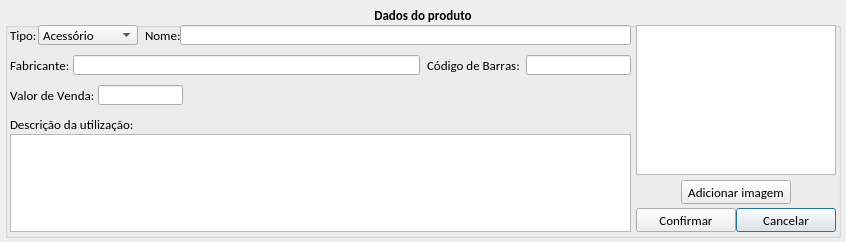
<?xml version="1.0" encoding="UTF-8"?>
<ui version="4.0">
 <class>tela_cadastro_produto</class>
 <widget class="QDialog" name="tela_cadastro_produto">
  <property name="windowModality">
   <enum>Qt::ApplicationModal</enum>
  </property>
  <property name="geometry">
   <rect>
    <x>0</x>
    <y>0</y>
    <width>846</width>
    <height>242</height>
   </rect>
  </property>
  <property name="minimumSize">
   <size>
    <width>846</width>
    <height>242</height>
   </size>
  </property>
  <property name="maximumSize">
   <size>
    <width>846</width>
    <height>242</height>
   </size>
  </property>
  <property name="windowTitle">
   <string>Cadastrar Produto</string>
  </property>
  <widget class="QGroupBox" name="gb_dados_produto">
   <property name="geometry">
    <rect>
     <x>5</x>
     <y>5</y>
     <width>836</width>
     <height>233</height>
    </rect>
   </property>
   <property name="font">
    <font>
     <family>Calibri</family>
     <pointsize>10</pointsize>
     <weight>75</weight>
     <bold>true</bold>
    </font>
   </property>
   <property name="title">
    <string>Dados do produto</string>
   </property>
   <property name="alignment">
    <set>Qt::AlignCenter</set>
   </property>
   <property name="flat">
    <bool>false</bool>
   </property>
   <property name="checkable">
    <bool>false</bool>
   </property>
   <widget class="QLabel" name="lb_nome">
    <property name="geometry">
     <rect>
      <x>140</x>
      <y>20</y>
      <width>35</width>
      <height>20</height>
     </rect>
    </property>
    <property name="font">
     <font>
      <weight>50</weight>
      <bold>false</bold>
      <kerning>false</kerning>
     </font>
    </property>
    <property name="text">
     <string>Nome:</string>
    </property>
   </widget>
   <widget class="QLineEdit" name="le_nome">
    <property name="geometry">
     <rect>
      <x>175</x>
      <y>20</y>
      <width>451</width>
      <height>20</height>
     </rect>
    </property>
    <property name="font">
     <font>
      <weight>50</weight>
      <bold>false</bold>
      <kerning>false</kerning>
     </font>
    </property>
    <property name="inputMethodHints">
     <set>Qt::ImhNone</set>
    </property>
    <property name="inputMask">
     <string/>
    </property>
    <property name="text">
     <string/>
    </property>
    <property name="maxLength">
     <number>60</number>
    </property>
   </widget>
   <widget class="QLineEdit" name="le_fabricante">
    <property name="geometry">
     <rect>
      <x>68</x>
      <y>50</y>
      <width>347</width>
      <height>20</height>
     </rect>
    </property>
    <property name="font">
     <font>
      <weight>50</weight>
      <bold>false</bold>
      <kerning>false</kerning>
     </font>
    </property>
    <property name="inputMethodHints">
     <set>Qt::ImhNone</set>
    </property>
    <property name="inputMask">
     <string/>
    </property>
    <property name="text">
     <string/>
    </property>
    <property name="maxLength">
     <number>60</number>
    </property>
   </widget>
   <widget class="QLabel" name="lb_fabricante">
    <property name="geometry">
     <rect>
      <x>5</x>
      <y>50</y>
      <width>63</width>
      <height>20</height>
     </rect>
    </property>
    <property name="font">
     <font>
      <weight>50</weight>
      <bold>false</bold>
      <kerning>false</kerning>
     </font>
    </property>
    <property name="text">
     <string>Fabricante:</string>
    </property>
   </widget>
   <widget class="QLabel" name="lb_codigo_barras">
    <property name="geometry">
     <rect>
      <x>422</x>
      <y>50</y>
      <width>99</width>
      <height>20</height>
     </rect>
    </property>
    <property name="font">
     <font>
      <weight>50</weight>
      <bold>false</bold>
      <kerning>false</kerning>
     </font>
    </property>
    <property name="text">
     <string>Código de Barras:</string>
    </property>
   </widget>
   <widget class="QLineEdit" name="le_codigo_barras">
    <property name="geometry">
     <rect>
      <x>521</x>
      <y>50</y>
      <width>105</width>
      <height>20</height>
     </rect>
    </property>
    <property name="font">
     <font>
      <weight>50</weight>
      <bold>false</bold>
      <kerning>false</kerning>
     </font>
    </property>
    <property name="inputMask">
     <string>0 000000 000000; </string>
    </property>
    <property name="text">
     <string>  </string>
    </property>
    <property name="maxLength">
     <number>15</number>
    </property>
   </widget>
   <widget class="QTextEdit" name="te_des_utilizacao">
    <property name="geometry">
     <rect>
      <x>5</x>
      <y>129</y>
      <width>621</width>
      <height>98</height>
     </rect>
    </property>
    <property name="font">
     <font>
      <weight>50</weight>
      <bold>false</bold>
     </font>
    </property>
    <property name="verticalScrollBarPolicy">
     <enum>Qt::ScrollBarAsNeeded</enum>
    </property>
    <property name="readOnly">
     <bool>false</bool>
    </property>
    <property name="html">
     <string>&lt;!DOCTYPE HTML PUBLIC &quot;-//W3C//DTD HTML 4.0//EN&quot; &quot;http://www.w3.org/TR/REC-html40/strict.dtd&quot;&gt;
&lt;html&gt;&lt;head&gt;&lt;meta name=&quot;qrichtext&quot; content=&quot;1&quot; /&gt;&lt;style type=&quot;text/css&quot;&gt;
p, li { white-space: pre-wrap; }
&lt;/style&gt;&lt;/head&gt;&lt;body style=&quot; font-family:'Calibri'; font-size:10pt; font-weight:400; font-style:normal;&quot;&gt;
&lt;p style=&quot;-qt-paragraph-type:empty; margin-top:0px; margin-bottom:0px; margin-left:0px; margin-right:0px; -qt-block-indent:0; text-indent:0px;&quot;&gt;&lt;/p&gt;&lt;/body&gt;&lt;/html&gt;</string>
    </property>
   </widget>
   <widget class="QLabel" name="lb_comentario">
    <property name="geometry">
     <rect>
      <x>5</x>
      <y>109</y>
      <width>133</width>
      <height>20</height>
     </rect>
    </property>
    <property name="font">
     <font>
      <family>Calibri</family>
      <pointsize>10</pointsize>
      <weight>50</weight>
      <bold>false</bold>
      <kerning>false</kerning>
     </font>
    </property>
    <property name="text">
     <string>Descrição da utilização:</string>
    </property>
   </widget>
   <widget class="QGraphicsView" name="gv_imagem_produto">
    <property name="geometry">
     <rect>
      <x>631</x>
      <y>20</y>
      <width>200</width>
      <height>150</height>
     </rect>
    </property>
   </widget>
   <widget class="QPushButton" name="btn_cancelar">
    <property name="geometry">
     <rect>
      <x>731</x>
      <y>203</y>
      <width>100</width>
      <height>24</height>
     </rect>
    </property>
    <property name="font">
     <font>
      <family>Calibri</family>
      <pointsize>10</pointsize>
      <weight>50</weight>
      <bold>false</bold>
     </font>
    </property>
    <property name="text">
     <string>Cancelar</string>
    </property>
    <property name="icon">
     <iconset resource="imagens.qrc">
      <normaloff>:/img/img/1345902747_button_cancel.png</normaloff>:/img/img/1345902747_button_cancel.png</iconset>
    </property>
    <property name="iconSize">
     <size>
      <width>18</width>
      <height>18</height>
     </size>
    </property>
   </widget>
   <widget class="QPushButton" name="btn_confirmar">
    <property name="geometry">
     <rect>
      <x>631</x>
      <y>203</y>
      <width>100</width>
      <height>24</height>
     </rect>
    </property>
    <property name="font">
     <font>
      <family>Calibri</family>
      <pointsize>10</pointsize>
      <weight>50</weight>
      <bold>false</bold>
     </font>
    </property>
    <property name="text">
     <string>Confirmar</string>
    </property>
    <property name="icon">
     <iconset resource="imagens.qrc">
      <normaloff>:/img/img/1345902916_camera_test.png</normaloff>:/img/img/1345902916_camera_test.png</iconset>
    </property>
    <property name="iconSize">
     <size>
      <width>20</width>
      <height>20</height>
     </size>
    </property>
   </widget>
   <widget class="QLabel" name="lb_tipo">
    <property name="geometry">
     <rect>
      <x>5</x>
      <y>20</y>
      <width>28</width>
      <height>20</height>
     </rect>
    </property>
    <property name="font">
     <font>
      <weight>50</weight>
      <bold>false</bold>
      <kerning>false</kerning>
     </font>
    </property>
    <property name="text">
     <string>Tipo:</string>
    </property>
   </widget>
   <widget class="QComboBox" name="cb_tipo">
    <property name="geometry">
     <rect>
      <x>33</x>
      <y>20</y>
      <width>100</width>
      <height>20</height>
     </rect>
    </property>
    <property name="font">
     <font>
      <weight>50</weight>
      <bold>false</bold>
      <kerning>false</kerning>
     </font>
    </property>
    <item>
     <property name="text">
      <string>Acessório</string>
     </property>
    </item>
    <item>
     <property name="text">
      <string>Cosmético</string>
     </property>
    </item>
    <item>
     <property name="text">
      <string>Decoração</string>
     </property>
    </item>
    <item>
     <property name="text">
      <string>Estimulante</string>
     </property>
    </item>
    <item>
     <property name="text">
      <string>Fetish</string>
     </property>
    </item>
    <item>
     <property name="text">
      <string>Gel</string>
     </property>
    </item>
    <item>
     <property name="text">
      <string>Higiene</string>
     </property>
    </item>
    <item>
     <property name="text">
      <string>Jogo</string>
     </property>
    </item>
    <item>
     <property name="text">
      <string>Kit</string>
     </property>
    </item>
    <item>
     <property name="text">
      <string>Lubrificante</string>
     </property>
    </item>
    <item>
     <property name="text">
      <string>Perfumaria</string>
     </property>
    </item>
    <item>
     <property name="text">
      <string>Preservativo</string>
     </property>
    </item>
    <item>
     <property name="text">
      <string>Prótese</string>
     </property>
    </item>
    <item>
     <property name="text">
      <string>Vestuário</string>
     </property>
    </item>
    <item>
     <property name="text">
      <string>Vibrador</string>
     </property>
    </item>
   </widget>
   <widget class="QPushButton" name="btn_adicionar_imagem">
    <property name="geometry">
     <rect>
      <x>676</x>
      <y>175</y>
      <width>110</width>
      <height>24</height>
     </rect>
    </property>
    <property name="font">
     <font>
      <weight>50</weight>
      <bold>false</bold>
     </font>
    </property>
    <property name="text">
     <string>Adicionar imagem</string>
    </property>
   </widget>
   <widget class="QLabel" name="lb_valorvenda">
    <property name="geometry">
     <rect>
      <x>5</x>
      <y>80</y>
      <width>88</width>
      <height>20</height>
     </rect>
    </property>
    <property name="font">
     <font>
      <weight>50</weight>
      <bold>false</bold>
      <kerning>false</kerning>
     </font>
    </property>
    <property name="text">
     <string>Valor de Venda:</string>
    </property>
   </widget>
   <widget class="QLineEdit" name="le_valor_venda">
    <property name="geometry">
     <rect>
      <x>93</x>
      <y>80</y>
      <width>85</width>
      <height>20</height>
     </rect>
    </property>
    <property name="font">
     <font>
      <weight>50</weight>
      <bold>false</bold>
      <kerning>false</kerning>
     </font>
    </property>
    <property name="inputMethodHints">
     <set>Qt::ImhNone</set>
    </property>
    <property name="inputMask">
     <string/>
    </property>
    <property name="text">
     <string/>
    </property>
    <property name="maxLength">
     <number>32767</number>
    </property>
   </widget>
  </widget>
 </widget>
 <tabstops>
  <tabstop>cb_tipo</tabstop>
  <tabstop>le_nome</tabstop>
  <tabstop>le_fabricante</tabstop>
  <tabstop>le_codigo_barras</tabstop>
  <tabstop>le_valor_venda</tabstop>
  <tabstop>btn_adicionar_imagem</tabstop>
  <tabstop>te_des_utilizacao</tabstop>
  <tabstop>btn_confirmar</tabstop>
  <tabstop>btn_cancelar</tabstop>
  <tabstop>gv_imagem_produto</tabstop>
 </tabstops>
 <resources>
  <include location="imagens.qrc"/>
 </resources>
 <connections>
  <connection>
   <sender>btn_cancelar</sender>
   <signal>clicked()</signal>
   <receiver>le_nome</receiver>
   <slot>clear()</slot>
   <hints>
    <hint type="sourcelabel">
     <x>515</x>
     <y>241</y>
    </hint>
    <hint type="destinationlabel">
     <x>112</x>
     <y>39</y>
    </hint>
   </hints>
  </connection>
  <connection>
   <sender>btn_cancelar</sender>
   <signal>clicked()</signal>
   <receiver>le_fabricante</receiver>
   <slot>clear()</slot>
   <hints>
    <hint type="sourcelabel">
     <x>548</x>
     <y>253</y>
    </hint>
    <hint type="destinationlabel">
     <x>160</x>
     <y>69</y>
    </hint>
   </hints>
  </connection>
  <connection>
   <sender>btn_cancelar</sender>
   <signal>clicked()</signal>
   <receiver>le_codigo_barras</receiver>
   <slot>clear()</slot>
   <hints>
    <hint type="sourcelabel">
     <x>541</x>
     <y>254</y>
    </hint>
    <hint type="destinationlabel">
     <x>193</x>
     <y>95</y>
    </hint>
   </hints>
  </connection>
  <connection>
   <sender>btn_cancelar</sender>
   <signal>clicked()</signal>
   <receiver>te_des_utilizacao</receiver>
   <slot>clear()</slot>
   <hints>
    <hint type="sourcelabel">
     <x>566</x>
     <y>253</y>
    </hint>
    <hint type="destinationlabel">
     <x>166</x>
     <y>188</y>
    </hint>
   </hints>
  </connection>
 </connections>
</ui>
